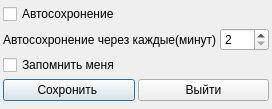
<?xml version="1.0" encoding="UTF-8"?>
<ui version="4.0">
 <class>DialogAutoSave</class>
 <widget class="QDialog" name="DialogAutoSave">
  <property name="geometry">
   <rect>
    <x>0</x>
    <y>0</y>
    <width>272</width>
    <height>109</height>
   </rect>
  </property>
  <property name="windowTitle">
   <string>Авто сохронение</string>
  </property>
  <property name="windowIcon">
   <iconset resource="../../../../icon/res.qrc">
    <normaloff>:/icon/calculator-Freepik.png</normaloff>:/icon/calculator-Freepik.png</iconset>
  </property>
  <layout class="QVBoxLayout" name="verticalLayout">
   <property name="spacing">
    <number>3</number>
   </property>
   <property name="leftMargin">
    <number>3</number>
   </property>
   <property name="topMargin">
    <number>3</number>
   </property>
   <property name="rightMargin">
    <number>3</number>
   </property>
   <property name="bottomMargin">
    <number>3</number>
   </property>
   <item>
    <layout class="QHBoxLayout" name="horizontalLayout_2">
     <item>
      <widget class="QCheckBox" name="check_box_auto_save">
       <property name="focusPolicy">
        <enum>Qt::NoFocus</enum>
       </property>
       <property name="contextMenuPolicy">
        <enum>Qt::NoContextMenu</enum>
       </property>
       <property name="inputMethodHints">
        <set>Qt::ImhTime</set>
       </property>
       <property name="text">
        <string>Автосохронение</string>
       </property>
       <property name="checked">
        <bool>false</bool>
       </property>
       <property name="autoRepeat">
        <bool>false</bool>
       </property>
       <property name="autoExclusive">
        <bool>false</bool>
       </property>
       <property name="tristate">
        <bool>false</bool>
       </property>
      </widget>
     </item>
    </layout>
   </item>
   <item>
    <layout class="QHBoxLayout" name="horizontalLayout">
     <item>
      <widget class="QLabel" name="label">
       <property name="text">
        <string>Автосохронение через каждые(минут)</string>
       </property>
      </widget>
     </item>
     <item>
      <widget class="QSpinBox" name="spinBox">
       <property name="wrapping">
        <bool>false</bool>
       </property>
       <property name="readOnly">
        <bool>false</bool>
       </property>
       <property name="showGroupSeparator" stdset="0">
        <bool>true</bool>
       </property>
       <property name="minimum">
        <number>2</number>
       </property>
       <property name="stepType">
        <enum>QAbstractSpinBox::AdaptiveDecimalStepType</enum>
       </property>
      </widget>
     </item>
    </layout>
   </item>
   <item>
    <layout class="QVBoxLayout" name="verticalLayout_2">
     <item>
      <widget class="QCheckBox" name="check_box_save_user_name">
       <property name="text">
        <string>Запомнить меня</string>
       </property>
      </widget>
     </item>
    </layout>
   </item>
   <item>
    <layout class="QHBoxLayout" name="horizontalLayout_3">
     <item>
      <widget class="QPushButton" name="push_button_save">
       <property name="text">
        <string>Сохронить </string>
       </property>
      </widget>
     </item>
     <item>
      <widget class="QPushButton" name="push_button_esc">
       <property name="text">
        <string>Выйти</string>
       </property>
      </widget>
     </item>
    </layout>
   </item>
  </layout>
 </widget>
 <resources>
  <include location="../../../../icon/res.qrc"/>
 </resources>
 <connections/>
</ui>
